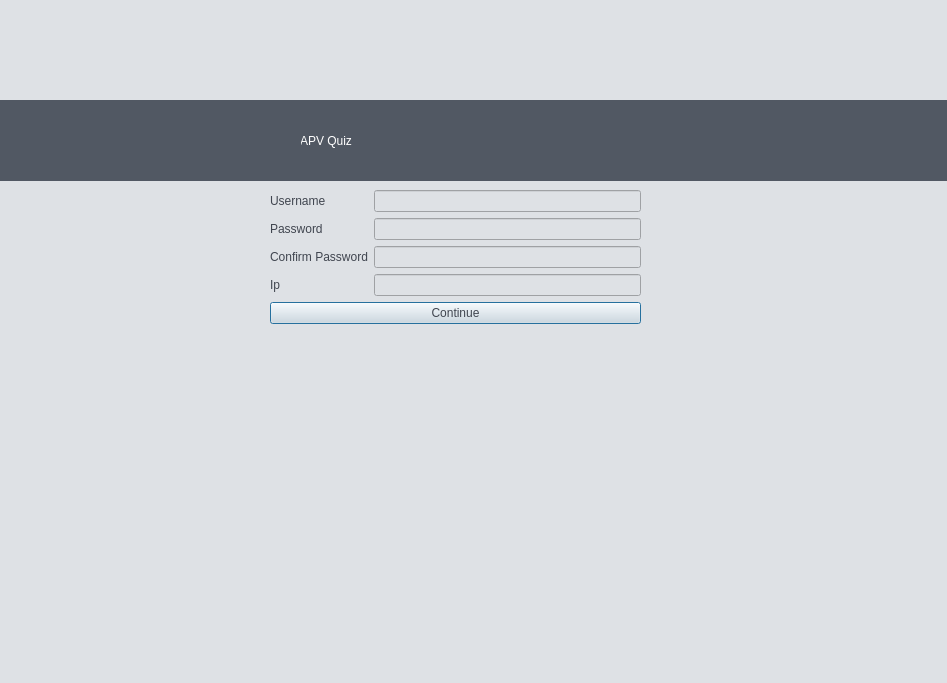
<?xml version="1.0" encoding="UTF-8"?>
<ui version="4.0">
 <class>SignUpDialog</class>
 <widget class="QDialog" name="SignUpDialog">
  <property name="geometry">
   <rect>
    <x>0</x>
    <y>0</y>
    <width>947</width>
    <height>683</height>
   </rect>
  </property>
  <property name="windowTitle">
   <string>Dialog</string>
  </property>
  <property name="styleSheet">
   <string notr="true">background-color: rgb(222, 225, 229);</string>
  </property>
  <widget class="QWidget" name="formLayoutWidget">
   <property name="geometry">
    <rect>
     <x>270</x>
     <y>190</y>
     <width>371</width>
     <height>171</height>
    </rect>
   </property>
   <property name="styleSheet">
    <string notr="true">color: rgb(64, 69, 79);</string>
   </property>
   <layout class="QFormLayout" name="formLayout">
    <item row="1" column="0">
     <widget class="QLabel" name="usernameLabel">
      <property name="styleSheet">
       <string notr="true">color: rgb(64, 69, 79);</string>
      </property>
      <property name="text">
       <string>Username</string>
      </property>
      <property name="buddy">
       <cstring>usernameLineEdit</cstring>
      </property>
     </widget>
    </item>
    <item row="1" column="1">
     <widget class="QLineEdit" name="usernameLineEdit"/>
    </item>
    <item row="2" column="0">
     <widget class="QLabel" name="passwordLabel">
      <property name="styleSheet">
       <string notr="true">color: rgb(64, 69, 79);</string>
      </property>
      <property name="text">
       <string>Password</string>
      </property>
      <property name="buddy">
       <cstring>passwordLineEdit</cstring>
      </property>
     </widget>
    </item>
    <item row="2" column="1">
     <widget class="QLineEdit" name="passwordLineEdit">
      <property name="echoMode">
       <enum>QLineEdit::Password</enum>
      </property>
     </widget>
    </item>
    <item row="3" column="0">
     <widget class="QLabel" name="confirmPasswordLabel">
      <property name="styleSheet">
       <string notr="true">color: rgb(64, 69, 79);</string>
      </property>
      <property name="text">
       <string>Confirm Password</string>
      </property>
      <property name="buddy">
       <cstring>confirPasswordLineEdit</cstring>
      </property>
     </widget>
    </item>
    <item row="3" column="1">
     <widget class="QLineEdit" name="confirPasswordLineEdit">
      <property name="echoMode">
       <enum>QLineEdit::Password</enum>
      </property>
     </widget>
    </item>
    <item row="4" column="0">
     <widget class="QLabel" name="ipLabel">
      <property name="styleSheet">
       <string notr="true">color: rgb(64, 69, 79);</string>
      </property>
      <property name="text">
       <string>Ip</string>
      </property>
     </widget>
    </item>
    <item row="6" column="0" colspan="2">
     <widget class="QPushButton" name="continuePushButton">
      <property name="styleSheet">
       <string notr="true">color: rgb(64, 69, 79);</string>
      </property>
      <property name="text">
       <string>Continue</string>
      </property>
     </widget>
    </item>
    <item row="4" column="1">
     <widget class="QLineEdit" name="ipLineEdit"/>
    </item>
   </layout>
  </widget>
  <widget class="QLabel" name="label">
   <property name="geometry">
    <rect>
     <x>300</x>
     <y>100</y>
     <width>291</width>
     <height>81</height>
    </rect>
   </property>
   <property name="styleSheet">
    <string notr="true">font: 50pt &quot;Ubuntu&quot;;
background-color: rgb(81, 88, 99);
color: rgb(255,255,255);</string>
   </property>
   <property name="text">
    <string>APV Quiz</string>
   </property>
  </widget>
  <widget class="QLabel" name="label_2">
   <property name="geometry">
    <rect>
     <x>0</x>
     <y>100</y>
     <width>301</width>
     <height>81</height>
    </rect>
   </property>
   <property name="styleSheet">
    <string notr="true">background-color: rgb(81, 88, 99);</string>
   </property>
   <property name="text">
    <string/>
   </property>
  </widget>
  <widget class="QLabel" name="label_3">
   <property name="geometry">
    <rect>
     <x>590</x>
     <y>100</y>
     <width>371</width>
     <height>81</height>
    </rect>
   </property>
   <property name="styleSheet">
    <string notr="true">background-color: rgb(81, 88, 99);</string>
   </property>
   <property name="text">
    <string/>
   </property>
  </widget>
 </widget>
 <tabstops>
  <tabstop>usernameLineEdit</tabstop>
  <tabstop>passwordLineEdit</tabstop>
  <tabstop>confirPasswordLineEdit</tabstop>
  <tabstop>ipLineEdit</tabstop>
  <tabstop>continuePushButton</tabstop>
 </tabstops>
 <resources/>
 <connections/>
</ui>
